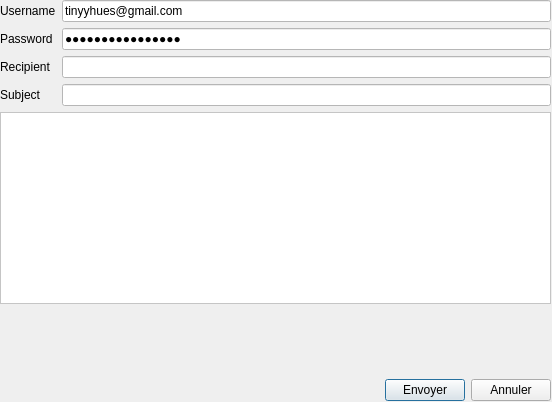
<?xml version="1.0" encoding="UTF-8"?>
<ui version="4.0">
 <class>dialog_mailing</class>
 <widget class="QDialog" name="dialog_mailing">
  <property name="geometry">
   <rect>
    <x>0</x>
    <y>0</y>
    <width>552</width>
    <height>402</height>
   </rect>
  </property>
  <property name="windowTitle">
   <string>Dialog</string>
  </property>
  <widget class="QWidget" name="layoutWidget">
   <property name="geometry">
    <rect>
     <x>0</x>
     <y>0</y>
     <width>551</width>
     <height>401</height>
    </rect>
   </property>
   <layout class="QVBoxLayout" name="verticalLayout_2">
    <item>
     <layout class="QFormLayout" name="formLayout_2">
      <item row="0" column="0">
       <widget class="QLabel" name="nomLabel_2">
        <property name="text">
         <string>Username</string>
        </property>
       </widget>
      </item>
      <item row="0" column="1">
       <widget class="QLineEdit" name="uname_2">
        <property name="styleSheet">
         <string notr="true">background-color: rgb(255, 255, 255);</string>
        </property>
        <property name="text">
         <string>tinyyhues@gmail.com</string>
        </property>
        <property name="placeholderText">
         <string>votre email adresse</string>
        </property>
       </widget>
      </item>
      <item row="1" column="0">
       <widget class="QLabel" name="prenomLabel_2">
        <property name="text">
         <string>Password</string>
        </property>
       </widget>
      </item>
      <item row="1" column="1">
       <widget class="QLineEdit" name="passwd">
        <property name="styleSheet">
         <string notr="true">background-color: rgb(255, 255, 255);</string>
        </property>
        <property name="inputMask">
         <string/>
        </property>
        <property name="text">
         <string>yovwlwapvanzgdqz</string>
        </property>
        <property name="echoMode">
         <enum>QLineEdit::PasswordEchoOnEdit</enum>
        </property>
        <property name="placeholderText">
         <string>Password de votre email adresse</string>
        </property>
       </widget>
      </item>
      <item row="2" column="0">
       <widget class="QLabel" name="recipientLabel_2">
        <property name="text">
         <string>Recipient</string>
        </property>
       </widget>
      </item>
      <item row="2" column="1">
       <widget class="QLineEdit" name="recipient">
        <property name="styleSheet">
         <string notr="true">background-color: rgb(255, 255, 255);</string>
        </property>
       </widget>
      </item>
      <item row="3" column="0">
       <widget class="QLabel" name="subjectLabel_2">
        <property name="text">
         <string>Subject</string>
        </property>
       </widget>
      </item>
      <item row="3" column="1">
       <widget class="QLineEdit" name="subjectLineEdit">
        <property name="styleSheet">
         <string notr="true">background-color: rgb(255, 255, 255);</string>
        </property>
       </widget>
      </item>
     </layout>
    </item>
    <item>
     <widget class="QTextEdit" name="message">
      <property name="styleSheet">
       <string notr="true">background-color: rgb(255, 255, 255);</string>
      </property>
     </widget>
    </item>
    <item>
     <spacer name="verticalSpacer_2">
      <property name="orientation">
       <enum>Qt::Vertical</enum>
      </property>
      <property name="sizeHint" stdset="0">
       <size>
        <width>20</width>
        <height>40</height>
       </size>
      </property>
     </spacer>
    </item>
    <item>
     <layout class="QHBoxLayout" name="horizontalLayout_2">
      <item>
       <spacer name="horizontalSpacer_2">
        <property name="orientation">
         <enum>Qt::Horizontal</enum>
        </property>
        <property name="sizeHint" stdset="0">
         <size>
          <width>40</width>
          <height>20</height>
         </size>
        </property>
       </spacer>
      </item>
      <item>
       <widget class="QPushButton" name="envoyer_dialog">
        <property name="text">
         <string>Envoyer</string>
        </property>
       </widget>
      </item>
      <item>
       <widget class="QPushButton" name="annuler_mail">
        <property name="text">
         <string>Annuler</string>
        </property>
       </widget>
      </item>
     </layout>
    </item>
   </layout>
  </widget>
 </widget>
 <resources/>
 <connections/>
</ui>
